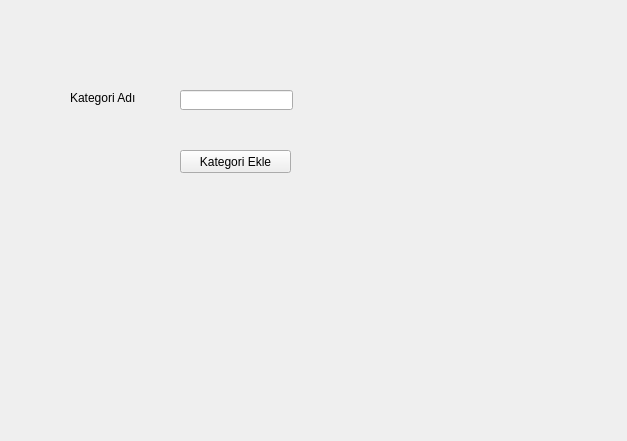
<?xml version="1.0" encoding="UTF-8"?>
<ui version="4.0">
 <class>Form</class>
 <widget class="QWidget" name="Form">
  <property name="geometry">
   <rect>
    <x>0</x>
    <y>0</y>
    <width>627</width>
    <height>441</height>
   </rect>
  </property>
  <property name="windowTitle">
   <string>Form</string>
  </property>
  <widget class="QLabel" name="label">
   <property name="geometry">
    <rect>
     <x>70</x>
     <y>90</y>
     <width>101</width>
     <height>16</height>
    </rect>
   </property>
   <property name="text">
    <string>Kategori Adı</string>
   </property>
  </widget>
  <widget class="QLineEdit" name="lineEdit">
   <property name="geometry">
    <rect>
     <x>180</x>
     <y>90</y>
     <width>113</width>
     <height>20</height>
    </rect>
   </property>
  </widget>
  <widget class="QPushButton" name="pushButton">
   <property name="geometry">
    <rect>
     <x>180</x>
     <y>150</y>
     <width>111</width>
     <height>23</height>
    </rect>
   </property>
   <property name="text">
    <string>Kategori Ekle</string>
   </property>
  </widget>
 </widget>
 <resources/>
 <connections/>
</ui>
